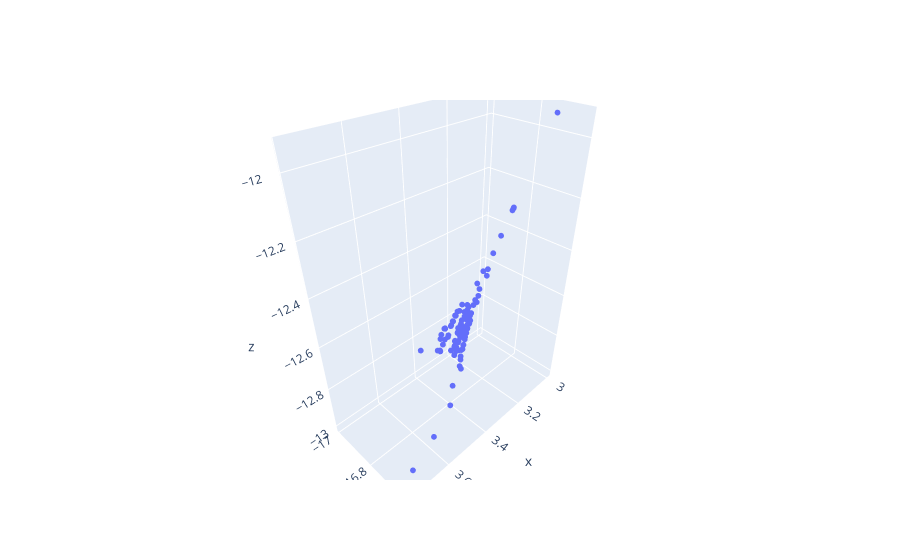

Notebook cell for this chart:
### Code cell
cf = generate_composite_front(objectives, objectives2)
fig2 = go.Figure(data=go.Scatter3d(x=cf[:,0],
                                   y=cf[:,1],
                                   z=cf[:,2],
                                   mode="markers",
                                   marker_size=2))
fig2
